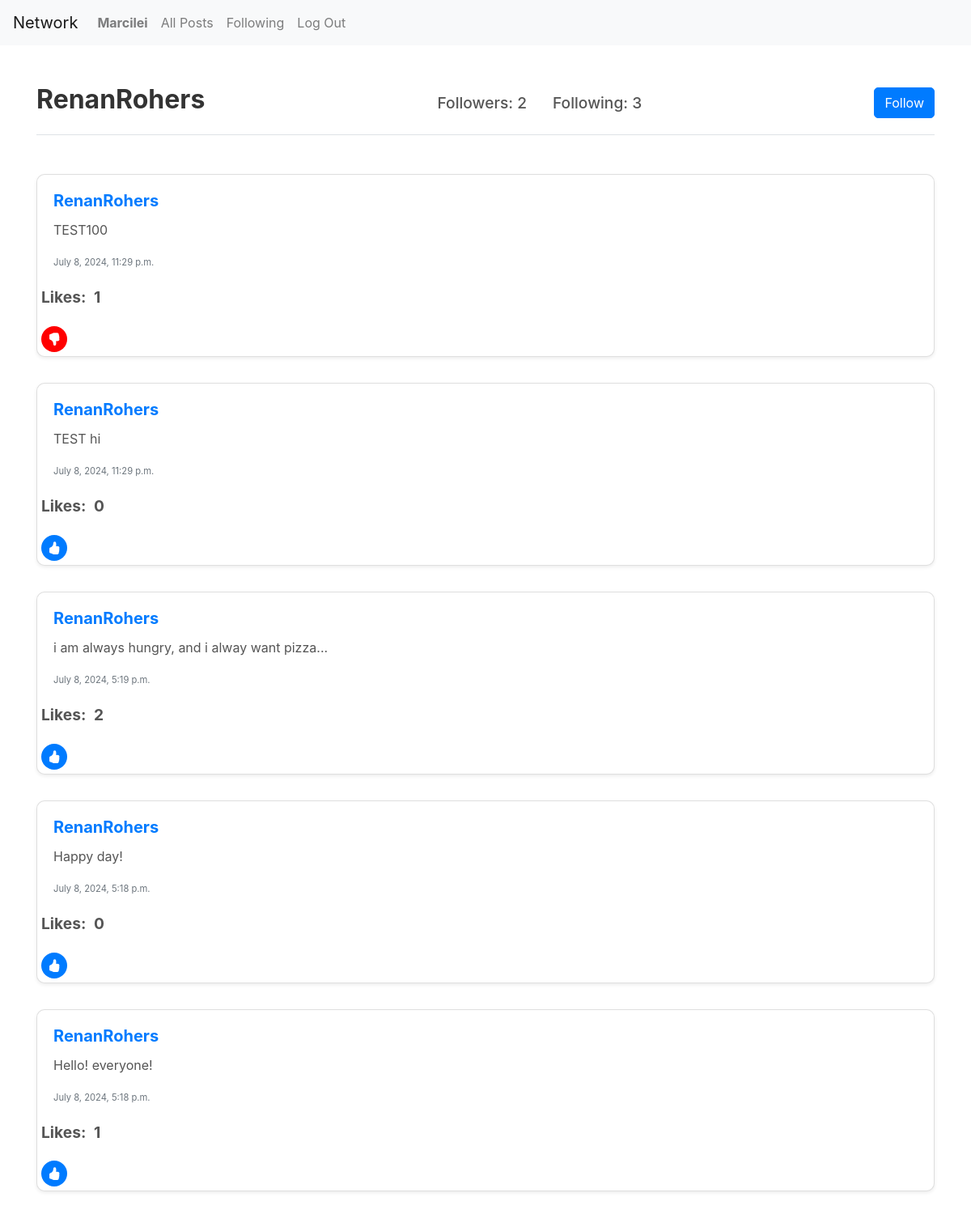
The app's page /profile/1 (signed in) with its own data.
### network/models.py (models this page shows, shortened)
class User(AbstractUser):
    pass

class Post(models.Model):
    user = models.ForeignKey("User", on_delete=models.CASCADE, related_name="post_user")
    text = models.CharField(max_length=255)
    timestamp = models.DateTimeField(auto_now_add=True)

### network/views.py (the view)
# urls.py: path("profile/<int:id>", views.profile, name="profile"),
def profile(request,id):
    profile_user = User.objects.get(pk=id)
    all_posts = Post.objects.filter(user=profile_user).order_by("id").reverse()
    paginator = Paginator(all_posts,10)
    page_number = request.GET.get('page')
    page_posts = paginator.get_page(page_number)
    following = Follow.objects.filter(following_user = profile_user)
    followers = Follow.objects.filter(followed_user = profile_user)
    try:
        current_user = request.user
        follow = followers.filter(following_user = current_user)
    except:
        follow = None
    likes = Like.objects.all()
    liked_posts = []
    try:
        user = request.user
        for like in likes:
            if like.user == user:
                liked_posts.append(like.post)
    except:
        liked_posts = []
    return render(request,"network/profile.html",{
        "profile_user": profile_user,
        "page_posts": page_posts,
        "following": following,
        "followers": followers,
        "follow": follow,
        "liked_posts": liked_posts,
        "likes": likes
    })

### network/templates/network/profile.html (shortened to what this page needs)
{% extends "network/layout.html" %}
{% block body %}
<div class="container mt-5">
    <div class="profile-header d-flex justify-content-between align-items-center pb-3 border-bottom">
        <div>
            <h1 class="profile-username">{{ profile_user.username }}</h1>
        </div>
        <div class="d-flex">
            <h3 class="mx-3">Followers: {{ followers.count }}</h3>
            <h3 class="mx-3">Following: {{ following.count }}</h3>
        </div>
        {% if user.is_authenticated %}
        {% if user.id != profile_user.id %}
            <div class="submit-button">
                {% if follow %}
                    <form action="{% url 'follow' id=profile_user.id %}" method="post">
                        {% csrf_token %}
                        <button type="submit" class="btn btn-primary">Unfollow</button>
                    </form>
                {% else %}
                    <form action="{% url 'follow' id=profile_user.id %}" method="post">
                        <button type="submit" class="btn btn-primary">Follow</button>
                    </form>
                {% endif %}
            </div>
        {% endif %}
        {% endif %}
    </div>
</div>
    <div class="container mt-5">
        <div class="posts-container">
            {% for post in page_posts %}
                <div class="post-card card mb-3 shadow-sm">
                    <div id="post" class="card-body">
                        <h5 class="card-title"><a href="{% url 'profile' id=post.user.id %}">{{ post.user.username }}</a></h5>
                        <div id="text-container-{{ post.id }}">
                            <p class="card-text" id="post-text-{{ post.id }}">{{ post.text }}</p>
                        </div>
                        <p class="card-text text-muted"><small>{{ post.timestamp }}</small></p>
                    </div>
                    {% if user == post.user %}
                        <div class="text-right button-container">
                            <button class="btn btn-primary edit-button" data-post_id="{{ post.id }}">Edit</button>
                        </div>
                        <p class="like-count">Likes: <span class="like-count" id="like-count-{{ post.id }}">{{ post.liked_post.count }}</span></p>
                    {% else %}
                    <p class="like-count">Likes: <span class="like-count" id="like-count-{{ post.id }}">{{ post.liked_post.count }}</span></p>
                    {% if user.is_authenticated %}
                        {% if post in liked_posts %}
                        <div class="like-container" data-post_id="{{ post.id }}" data-liked="true" data-likes="{{ likes.post.count }}">
                            <button id="like-{{post.id}}" class="btn btn-dislike" >
                                <i class="bi bi-hand-thumbs-down-fill"></i>
                            </button>
                        </div>
                        {% else %}
                        <div class="like-container" data-post_id="{{ post.id }}" data-liked="false" data-likes="{{ likes.post.count }}">
                            <button id="unlike-{{post.id}}" class="btn btn-like" >
                                <i class="bi bi-hand-thumbs-up-fill"></i>
                            </button>
                        </div>
                        {% endif %}
                    {% endif %}
                    {% endif %}
                </div>
            {% endfor %}
        </div>
        <div class="nav-container">
        </div>
    </div>
{% endblock %}

### network/templates/network/layout.html (shortened to what this page needs)
{% load static %}
<!DOCTYPE html>
<html lang="en">
    <head>
        <link rel="stylesheet" href="https://stackpath.bootstrapcdn.com/bootstrap/4.4.1/css/bootstrap.min.css">
        <link href="{% static 'network/styles.css' %}" rel="stylesheet">
        <link rel="stylesheet" href="https://cdnjs.cloudflare.com/ajax/libs/bootstrap-icons/1.9.1/font/bootstrap-icons.min.css">
    </head>
    <body>
        <nav class="navbar navbar-expand-lg navbar-light bg-light">
            <a class="navbar-brand" href="#">Network</a>
            <div>
              <ul class="navbar-nav mr-auto">
                {% if user.is_authenticated %}
                    <li class="nav-item">
                        <a class="nav-link" href="{% url 'profile' id=user.id %}"><strong>{{ user.username }}</strong></a>
                    </li>
                {% endif %}
                <li class="nav-item">
                  <a class="nav-link" href="{% url 'index' %}">All Posts</a>
                </li>
                {% if user.is_authenticated %}
                    <li class="nav-item">
                        <a class="nav-link" href="{% url 'following' %}">Following</a>
                    </li>
                    <li class="nav-item">
                        <a class="nav-link" href="{% url 'logout' %}">Log Out</a>
                    </li>
                {% endif %}
              </ul>
            </div>
          </nav>
        <div class="body">
            {% block body %}
            {% endblock %}
        </div>
    </body>
</html>

### network/static/network/styles.css (style rules this page uses)
.submit-button .btn { border-radius: 5px; }
.posts-container { display: flex; flex-direction: column; gap: 1rem; }
.post-card { border-radius: 10px; transition: transform 0.2s; }
.post-card .card-title { font-weight: bold; color: #333; }
.post-card .card-text { font-size: 1rem; color: #555; }
.post-card .text-muted { font-size: 0.875rem; }
.nav-container { display: flex; justify-content: center; }
.profile-header { border-bottom: 1px solid #ccc; padding-bottom: 1rem; }
.profile-username { font-size: 2rem; font-weight: bold; color: #333; }
.profile-header h3 { font-size: 1.2rem; color: #555; margin: 0 1rem; }
.btn-primary { background-color: #007bff; border-color: #007bff; }
.btn-like { display: flex; align-items: center; justify-content: center; background-color: #007bff; color: white; border: none; padding: 0.25rem; width: 2rem; height: 2rem; border-radius: 50%; cursor: pointer; transition: background-color 0.3s ease; position: relative; margin: 5px; }
.btn-dislike { display: flex; align-items: center; justify-content: center; background-color: red; color: white; border: none; padding: 0.25rem; width: 2rem; height: 2rem; border-radius: 50%; cursor: pointer; transition: background-color 0.3s ease; position: relative; margin: 5px; }
.btn-like i, .btn-dislike i { font-size: 1rem; }
.like-count { display: inline-block; margin-left: 5px; font-size: 1.2rem; color: #555555; margin-left: 5px; font-weight: bold; }

### records on screen
User: username "Marcilei"
User: username "RenanRohers"
Post: user.username "RenanRohers", text "TEST100", timestamp "July 8, 2024, 11:29 p.m.", liked_post.count "1"
Post: user.username "RenanRohers", text "TEST hi", timestamp "July 8, 2024, 11:29 p.m.", liked_post.count "0"
Post: user.username "RenanRohers", text "i am always hungry, and i alway want pizza...", timestamp "July 8, 2024, 5:19 p.m.", liked_post.count "2"
Post: user.username "RenanRohers", text "Happy day!", timestamp "July 8, 2024, 5:18 p.m.", liked_post.count "0"
Post: user.username "RenanRohers", text "Hello! everyone!", timestamp "July 8, 2024, 5:18 p.m.", liked_post.count "1"

### other values on screen
{{ followers.count }} "2"
{{ following.count }} "3"
